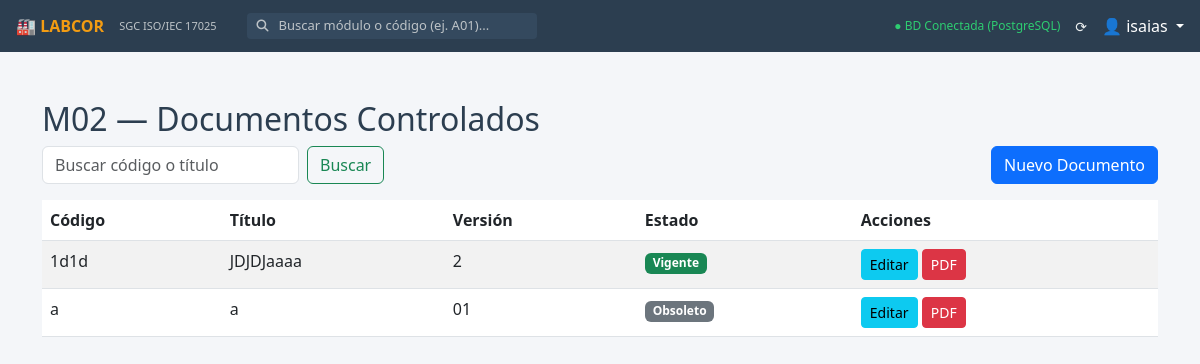
/m02/ (signed in), run on the app's committed database.
### m02_documentos/models.py (models this page shows, shortened)
class Documento(models.Model):
    ESTADOS = [
        ('BORRADOR', 'Borrador'),
        ('VIGENTE', 'Vigente'),
        ('OBSOLETO', 'Obsoleto'),
    ]
    codigo = models.CharField(max_length=50, unique=True)
    titulo = models.CharField(max_length=255)
    sistema = models.CharField(max_length=100, default='SGC ISO/IEC 17025')
    tipo_documento = models.CharField(max_length=50, choices=[
        ('Procedimiento', 'Procedimiento'),
        ('Instructivo', 'Instructivo'),
        ('Formato', 'Formato'),
        ('Manual', 'Manual'),
        ('Política', 'Política'),
        ('Plan', 'Plan')
    ])
    version = models.CharField(max_length=10, default='01')
    area = models.CharField(max_length=100)
    fecha_emision = models.DateField(default=timezone.now)
    vigencia_meses = models.IntegerField(default=24)
    estado = models.CharField(max_length=20, choices=ESTADOS, default='BORRADOR')
    elaboro = models.ForeignKey(User, related_name='docs_elaboro', on_delete=models.SET_NULL, null=True, blank=True)
    fecha_firma_elaboro = models.DateField(null=True, blank=True)
    reviso = models.ForeignKey(User, related_name='docs_reviso', on_delete=models.SET_NULL, null=True, blank=True)
    fecha_firma_reviso = models.DateField(null=True, blank=True)
    aprobo = models.ForeignKey(User, related_name='docs_aprobo', on_delete=models.SET_NULL, null=True, blank=True)
    fecha_firma_aprobo = models.DateField(null=True, blank=True)
    objetivo = models.TextField(blank=True)
    alcance = models.TextField(blank=True)
    responsabilidades = models.TextField(blank=True)
    definiciones = models.TextField(blank=True)
    procedimiento = models.TextField(blank=True)
    registros = models.TextField(blank=True)
    referencias = models.TextField(blank=True)
    anexos = models.TextField(blank=True)
    nota_control = models.TextField(
        default="Este documento es controlado. La versión vigente se encuentra disponible en el Sistema de Gestión del Laboratorio. Cualquier copia impresa se considera NO CONTROLADA.")
    created_at = models.DateTimeField(auto_now_add=True)
    updated_at = models.DateTimeField(auto_now=True)
    class Meta:
        verbose_name = "Documento Controlado"
        verbose_name_plural = "Documentos Controlados"
        ordering = ['-created_at']

### m02_documentos/views.py (the view)
# urls.py: path('', views.documento_list, name='lista'),
@login_required
def documento_list(request):
    docs = Documento.objects.all()
    query = request.GET.get('q')
    if query:
        docs = docs.filter(titulo__icontains=query) | docs.filter(codigo__icontains=query)
    return render(request, 'm02_documentos/lista.html', {'documentos': docs})

### m02_documentos/templates/m02_documentos/lista.html
{% extends 'base.html' %}
{% block content %}
<div class="container mt-4">
    <h2>M02 — Documentos Controlados</h2>
    <div class="d-flex justify-content-between mb-3">
        <form class="d-flex" method="get">
            <input class="form-control me-2" type="search" name="q" placeholder="Buscar código o título" aria-label="Search">
            <button class="btn btn-outline-success" type="submit">Buscar</button>
        </form>
        <a href="{% url 'm02_documentos:crear' %}" class="btn btn-primary">Nuevo Documento</a>
    </div>
    <table class="table table-striped table-hover">
        <thead>
            <tr>
                <th>Código</th>
                <th>Título</th>
                <th>Versión</th>
                <th>Estado</th>
                <th>Acciones</th>
            </tr>
        </thead>
        <tbody>
            {% for doc in documentos %}
            <tr>
                <td>{{ doc.codigo }}</td>
                <td>{{ doc.titulo }}</td>
                <td>{{ doc.version }}</td>
                <td>
                    <span class="badge {% if doc.estado == 'VIGENTE' %}bg-success{% elif doc.estado == 'BORRADOR' %}bg-warning{% else %}bg-secondary{% endif %}">
                        {{ doc.get_estado_display }}
                    </span>
                </td>
                <td>
                    <a href="{% url 'm02_documentos:editar' doc.id %}" class="btn btn-sm btn-info">Editar</a>
                    <a href="{% url 'm02_documentos:pdf' doc.id %}" target="_blank" class="btn btn-sm btn-danger">PDF</a>
                </td>
            </tr>
            {% empty %}
            <tr><td colspan="5">No hay documentos registrados.</td></tr>
            {% endfor %}
        </tbody>
    </table>
</div>
{% endblock %}

### templates/base.html (shortened to what this page needs)
{% load static %}
<!DOCTYPE html>
<html lang="es">
<head>
    <link href="https://cdn.jsdelivr.net/npm/bootstrap@5.3.0/dist/css/bootstrap.min.css" rel="stylesheet">
    <link rel="stylesheet" href="https://cdnjs.cloudflare.com/ajax/libs/font-awesome/6.4.0/css/all.min.css">
</head>
<body>
    <div class="topbar">
        <a href="{% url 'inicio' %}" class="topbar-brand">🏭 LABCOR</a>
        <span class="topbar-subtitle">SGC ISO/IEC 17025</span>
        <div class="search-container d-none d-md-flex">
            <i class="fas fa-search" style="color: #bdc3c7; font-size: 12px;"></i>
            <input type="text" id="searchInput" class="search-input" placeholder="Buscar módulo o código (ej. A01)...">
        </div>
        <div class="ms-auto d-flex align-items-center">
            <span style="font-size: 12px; color: #2ecc71; margin-right: 15px;">
                ● BD Conectada (PostgreSQL)
            </span>
            <span style="font-size: 14px; margin-right: 15px; cursor: pointer;">
                ⟳
            </span>
            <div class="dropdown">
                <a href="#" class="text-decoration-none text-white dropdown-toggle" data-bs-toggle="dropdown">
                    👤 {{ user.username|default:"Admin" }}
                </a>
            </div>
        </div>
    </div>
    <main class="main-content">
        {% block content %}
        {% endblock %}
    </main>
</body>
</html>

### templates/base.html (style rules this page uses)
:root { --bg-main: #f4f6f9; --bg-topbar: #2c3e50; --card-bg: #ffffff; --card-border: #dee2e6; --card-hover: #ebf5fb; --text-main: #2c3e50; }
body { background-color: var(--bg-main); color: var(--text-main); font-family: 'Segoe UI', system-ui, sans-serif; overflow-x: hidden; margin: 0; }
.topbar { background-color: var(--bg-topbar); height: 52px; position: fixed; top: 0; width: 100%; z-index: 1050; display: flex; align-items: center; padding: 0 16px; color: #ecf0f1; }
.topbar-brand { font-size: 16px; font-weight: bold; color: #f39c12; margin-right: 15px; text-decoration: none; }
.topbar-subtitle { font-size: 11px; color: #bdc3c7; margin-right: 30px; }
.search-container { display: flex; align-items: center; background-color: #34495e; border-radius: 4px; padding: 2px 10px; }
.search-input { background: transparent; border: none; color: white; outline: none; margin-left: 8px; width: 250px; font-size: 13px; }
.search-input::placeholder { color: #bdc3c7; }
.main-content { margin-left: 0; margin-top: 52px; padding: 24px; min-height: calc(100vh - 52px); }

### data on the page
Documento: codigo "1d1d", titulo "JDJDJaaaa", version "2", estado "Vigente"
Documento: codigo "a", titulo "a", version "01", estado "Obsoleto"

### other printed values
{{ user.username|default:"Admin" }} "isaias"
